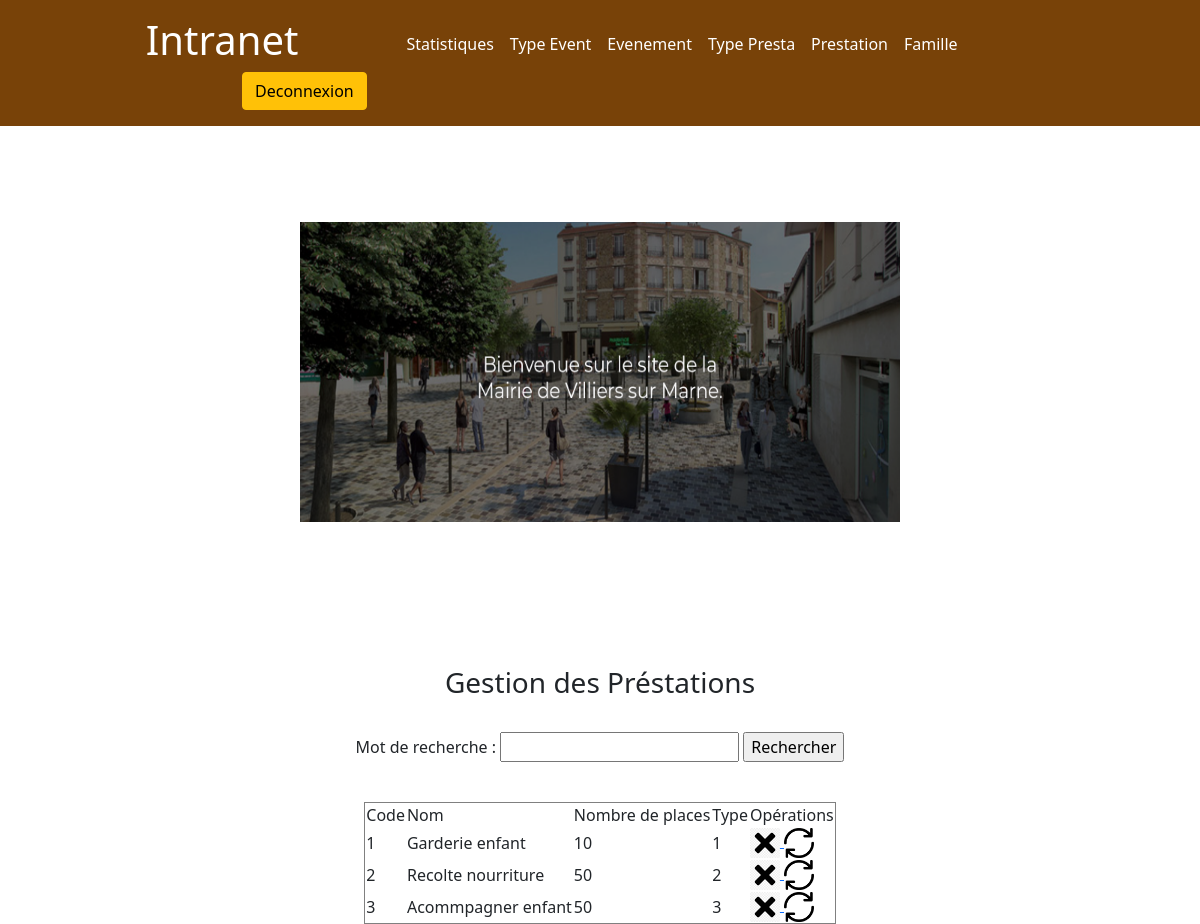
Screenshot of /Admin/index.php?page=4 (signed in) with the database file from the repository.
### tables this page shows
create table prestation( 
	codepresta int not null auto_increment,
	libellepresta varchar(50),
	nombreplaces char(5),
	codetypepresta int,
	idfamille int,
	primary key (codepresta),
	foreign key (codetypepresta) references typepresta(codetypepresta),
	foreign key(idfamille) references famille(idfamille)
	on delete cascade
    on update cascade
);

### Admin/controleur/config_db.php (called while the page is built)
<?php
	$serveur = "172.20.111.103";
	$bdd ="Villierbdd";
	$user ="darren";
	$mdp ="darren";
?>

### Admin/controleur/controleur.class.php (called while the page is built, shortened)
<?php
	require_once ("modele/modele.class.php");
	class Controleur
	{
		private $unModele ;
		public function __construct ($serveur, $bdd, $user, $mdp){
			$this->unModele= new Modele($serveur, $bdd, $user, $mdp);
		}
		public function selectAll ($chaine = "*")
		{
			return $this->unModele->selectAll($chaine);
		}
		public function setTable ($uneTable)
		{
			$this->unModele->setTable ($uneTable);
		}
	}
?>

### Admin/modele/modele.class.php (called while the page is built, shortened)
<?php
	class Modele
	{
		private $pdo;
		private $uneTable ;
		public function    __construct ($serveur, $bdd, $user, $mdp){
			$this->pdo = null;
			try{
$this->pdo = new PDO("mysql:host=".$serveur.";dbname=".$bdd,$user, $mdp);
			}
			catch (PDOException $exp)
			{
				echo "Erreur de connexion au SGBD";
			}
		}
		public function setTable ($uneTable)
		{
			$this->uneTable =$uneTable;
		}
		public function selectAll ($chaine)
		{
		$requete = "select ".$chaine." from  ".$this->uneTable;
			$select = $this->pdo->prepare ($requete);
			$select->execute();
			return $select->fetchAll ();
		}
	}
?>

### Admin/vue/vue_select_all_prestas.php (the view)
<form method="post" action="">
	Mot de recherche : <input type="text" name="mot">
	<input type="submit" name="Rechercher" value="Rechercher">
</form>
<br/>
<table border ="1">
	<tr>
		<td> Code  </td>
		<td> Nom  </td>
		<td> Nombre de places </td>
		<td> Type  </td>
		<td> Opérations </td>
	</tr>
	<?php
	foreach ($lesPrestations as $unePrestation) {
		echo " <tr>
			<td> ".$unePrestation['codepresta']."</td>
			<td> ".$unePrestation['libellepresta']."</td>
			<td> ".$unePrestation['nombreplaces']."</td>
			<td> ".$unePrestation['codetypepresta']."</td>";
			if(isset($_SESSION['email']))
			{
			echo "
			<td>
			<a href='index.php?page=4&action=sup&codepresta=".$unePrestation['codepresta']."'>
				<img src ='images/delete.png' height='30' width='30'> </a>
			<a href='index.php?page=4&action=edit&codepresta=".$unePrestation['codepresta']."'>
				<img src ='images/update.png' height='30' width='30'> </a>
			</td>";
		}
		echo "</tr>";
	}
	?>
</table>

### rows the page displays
prestation: codepresta "1", libellepresta "Garderie enfant", nombreplaces "10", codetypepresta "1"
prestation: codepresta "2", libellepresta "Recolte nourriture", nombreplaces "50", codetypepresta "2"
prestation: codepresta "3", libellepresta "Acommpagner enfant", nombreplaces "50", codetypepresta "3"
